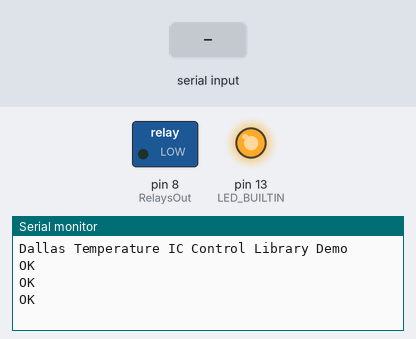
This program was run on a simulated Arduino Uno, built with avr-gcc and run on an emulated ATmega328P. On the bench: switched loads named in the program (green lamp = pin HIGH), output pins drawn as LEDs (lit = HIGH), the last lines printed to the serial monitor. Inputs (shaded band) come from the test bench. The modem accepts every AT command (registered, SIM ready, sends succeed) and sends nothing else.

Above: at 5.2 s.
5.3 s: ":GO" received over the second serial link
At 8.1 s:
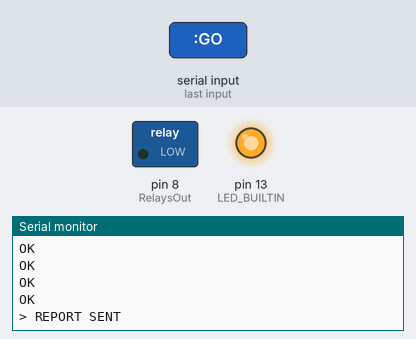
8.3 s: ":SET" received over the second serial link
At 11.1 s:
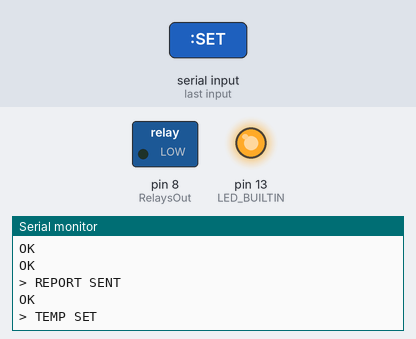
11.3 s: ":ZERO" received over the second serial link
At 14.5 s:
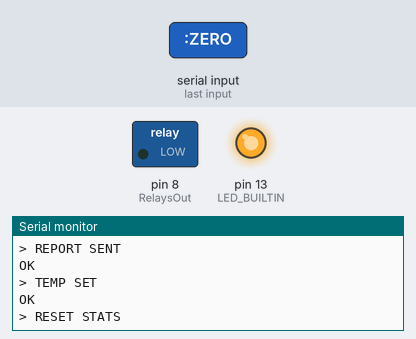

Measured:
- after the input at 5.3 s, the serial monitor: prints a new line after 2.0 s (image 1)
- after the input at 8.3 s, the serial monitor: prints a new line after 2.0 s (image 2)
- after the input at 11.3 s, the serial monitor: prints a new line after 2.0 s (image 3)

The program:

main.cpp
```cpp
#include <Arduino.h>
#include <OneWire.h>
#include <DallasTemperature.h>
#include <SoftwareSerial.h>

// Data wire is plugged into pin 2 on the Arduino
#define ONE_WIRE_BUS 2

// Setup a oneWire instance to communicate with any OneWire devices
// (not just Maxim/Dallas temperature ICs)
OneWire oneWire(ONE_WIRE_BUS);

// Pass our oneWire reference to Dallas Temperature.
DallasTemperature sensors(&oneWire);


 /*
Measuring Current Using ACS712
*/
const int legOneIn = A0;
const int legTwoIn = A1;

int mVperAmp = 66; // use 66 for 30A, use 100 for 20A Module and 185 for 5A Module
int ACSoffset = 2500;
double LegOneAmps = 0;
double LegTwoAmps = 0;
double WattMinutes = 0;
int MinutesTracked = -1;
double ThisMinuteWatts = 0;
double ThisMinuteMinutes = 0;
bool InWattMinute = false;

//Relays
const int RelaysOut = 8;

//Our variables
double CurrentTemp = 0; //Default to turn it on!
double TargetTemp = 150; //Water heater max (default to water heater setting)
double LowerLimit = 145; //Water shoudl maintain between lower limit and target. When lower limit is reached, it will turn on.

bool PowerOn = false; //Turn on relay's in setup

//Misc
unsigned long LastTempTicks = 0;
unsigned long LastWattsTicks = 0;

//For debugging we use pins 10 and 11 instead of the serial port
bool IsDebug = true;

SoftwareSerial mySerial(10, 11); // RX, TX

//methods
void initServerDebug();
void handleComm();
void initServer();
bool waitFor(String goodResponse, String badResponse);
void doTemperature(void);
float getVPP(int sensorPin);
void doPower(void);
void setRelay(bool turnOn);
void sendMsg(String message);
String buildReport();

void setup(void)
{
    //setup pins
    pinMode(RelaysOut, OUTPUT);
    pinMode(LED_BUILTIN, OUTPUT);

    //init relay's to off
    setRelay(false);

    // Start up the library
    sensors.begin();

    if (IsDebug)
        initServerDebug();
    else
        initServer();
}

void loop(void)
{
    //sample power every 10 seconds
    if (millis() >= LastWattsTicks + 10000){
        doPower();
    }

    //Take temp every 30 seconds
    if (millis() >= LastTempTicks + 30000){
        doTemperature();
        LastTempTicks = millis();
    }

    handleComm();
}

void handleComm(){

    bool avail = IsDebug ? mySerial.available() : Serial.available();
    String cmd;

    if (!avail) return;

    cmd = IsDebug ? mySerial.readString() : Serial.readString();

    int start = cmd.indexOf(":GO");

    if (start >= 0){
        sendMsg(buildReport());
        if (IsDebug) Serial.write("REPORT SENT");
    }

    start = cmd.indexOf(":SET");

    if (start >= 0){

        String newTemp = cmd.substring(start+5,start+8);

        TargetTemp = newTemp.toDouble();
        LowerLimit = TargetTemp - 1;

        sendMsg(buildReport());
        if (IsDebug) Serial.write("TEMP SET");
    }

    start = cmd.indexOf(":ZERO");

    if (start >= 0){
        LastTempTicks = 0;
        LastWattsTicks = 0;
        WattMinutes = 0;
        MinutesTracked = -1;
        ThisMinuteWatts = 0;
        ThisMinuteMinutes = 0;
        InWattMinute = false;

        sendMsg(buildReport());
        if (IsDebug) Serial.write("RESET STATS");
    }
}

void sendMsg(String message){

    String cmd = "AT+CIPSEND=0,";
    cmd += message.length();
    cmd += "\r\n";

    const char * cmdBuff = cmd.c_str();
    const char * msgBuff = message.c_str();

    if (IsDebug){
        mySerial.write(cmdBuff);
        waitFor("OK", "ERROR");
        mySerial.write(msgBuff);
    } else{
        Serial.write(cmdBuff);
        waitFor("OK", "ERROR");
        Serial.write(msgBuff);
    }
}

bool waitFor(String goodResponse, String badResponse){
    bool found = false;
    bool ret = false;
    String buff = "";

    if (IsDebug){
        while (!found){
            if (mySerial.available()) {
                buff += mySerial.readString();

                if (buff.indexOf(goodResponse) >= 0) {
                    found = true;
                    ret = true;
                }
                if (buff.indexOf(badResponse) >= 0) {
                    found = true;
                    ret = false;
                }

                const char * msgBuff = buff.c_str();
                Serial.write(msgBuff);
            }
        }
    }
    else {
        while (!found){
            if (Serial.available()) {
                buff += Serial.readString();

                if (buff.indexOf(goodResponse) >= 0) {
                    found = true;
                    ret = true;
                }
                if (buff.indexOf(badResponse) >= 0) {
                    found = true;
                    ret = false;
                }
            }
        }
    }

    return ret;
}

void doTemperature(void){

    // call sensors.requestTemperatures() to issue a global temperature
    // request to all devices on the bus
    sensors.requestTemperatures(); // Send the command to get temperatures

    CurrentTemp = sensors.getTempFByIndex(0);// Why "byIndex"?
        // You can have more than one IC on the same bus.
        // 0 refers to the first IC on the wire

    if (CurrentTemp < LowerLimit && !PowerOn){
        setRelay(true);
    }
    if (CurrentTemp >= TargetTemp && PowerOn){
        setRelay(false);
    }
}

void doPower(void){
    double legOneVoltage;
    double legTwoVoltage;
    double legOneVoltageRMS;
    double legTwoVoltageRMS;
    double minutes;
    int watts;

    if (PowerOn){
        legOneVoltage = getVPP(legOneIn);
        legOneVoltageRMS = (legOneVoltage/2.0) *0.707;
        LegOneAmps = ((legOneVoltageRMS * 1000) / mVperAmp);

        legTwoVoltage = getVPP(legTwoIn);
        legTwoVoltageRMS = (legTwoVoltage/2.0) *0.707;
        LegTwoAmps = ((legTwoVoltageRMS * 1000) / mVperAmp);

        minutes = (millis() - LastWattsTicks) / 60000.0;
        LastWattsTicks = millis();

        //Watts = Amps * Volts
        watts = (LegOneAmps * 120) + (LegTwoAmps * 120);
    } else{
        LegOneAmps = 0;
        LegTwoAmps = 0;
        minutes = (millis() - LastWattsTicks) / 60000.0;
        LastWattsTicks = millis();
        watts = 0;
    }


    if (InWattMinute){
        ThisMinuteMinutes += minutes;
        ThisMinuteWatts += watts * minutes;
        if (ThisMinuteMinutes >= 1)
            InWattMinute = false;
    } else{
        WattMinutes += ThisMinuteWatts;
        MinutesTracked++;
        InWattMinute = true;
        ThisMinuteMinutes = minutes;
        ThisMinuteWatts = watts * minutes;
    }
    /*
    String out = "A1: ";
    out += LegOneAmps;
    out += "A2: ";
    out += LegTwoAmps;
    out += "\n";

    Serial.write(out.c_str());
    */
}

float getVPP(int sensorPin)
{
    float result;

    int readValue;             //value read from the sensor
    int maxValue = 0;          // store max value here
    int minValue = 1024;          // store min value here

    uint32_t start_time = millis();
    while((millis()-start_time) < 1000) //sample for 1 Sec
    {
        readValue = analogRead(sensorPin);
        // see if you have a new maxValue
        if (readValue > maxValue)
        {
            /*record the maximum sensor value*/
            maxValue = readValue;
        }
        if (readValue < minValue)
        {
            /*record the maximum sensor value*/
            minValue = readValue;
        }
    }

    // Subtract min from max
    result = ((maxValue - minValue) * 5.0)/1024.0;

    return result;
}
void setRelay(bool turnOn){
    if (turnOn) {
        digitalWrite(RelaysOut, HIGH);
        PowerOn = true;
    }
    else {
        digitalWrite(RelaysOut, LOW);
        PowerOn = false;
    }
}

void initServerDebug(){
    digitalWrite(LED_BUILTIN, LOW);

    // start serial port
    Serial.begin(9600);

    while (!Serial) {
        ; // wait for serial port to connect. Needed for native USB port only
    }

    Serial.println("Dallas Temperature IC Control Library Demo");
    // set the data rate for the SoftwareSerial port
    mySerial.begin(115200);
    mySerial.println("AT+CIOBAUD=9600");

    delay(2000);

    mySerial.end();

    mySerial.begin(9600);

    mySerial.println("AT+CIPMUX=1");
    waitFor("OK", "ERROR");

    mySerial.println("AT+CIPSERVER=1,23");
    waitFor("OK", "ERROR");

    digitalWrite(LED_BUILTIN, HIGH);
}

void initServer(){
    digitalWrite(LED_BUILTIN, LOW);

    // set the data rate for the SoftwareSerial port
    Serial.begin(115200);
    Serial.println("AT+CIOBAUD=9600");

    delay(2000);

    Serial.end();

    Serial.begin(9600);

    Serial.println("AT+CIPMUX=1");
    waitFor("OK", "ERROR");

    Serial.println("AT+CIPSERVER=1,23");
    waitFor("OK", "ERROR");

    digitalWrite(LED_BUILTIN, HIGH);
}

String buildReport(){
    String ret = "{\"Current\": ";
    ret += CurrentTemp;
    ret += ", \"Target\": ";
    ret += TargetTemp;
    ret += ", \"Lower\": ";
    ret += LowerLimit;
    ret += ", \"TrackedMinutes\": ";
    ret += MinutesTracked;
    ret += ", \"Leg1Amps\": ";
    ret += LegOneAmps;
    ret += ", \"WattMinutes\": ";
    ret += WattMinutes;
    ret += ", \"Leg2Amps\": ";
    ret += LegTwoAmps;
    ret += "}";

    return ret;
}
```
